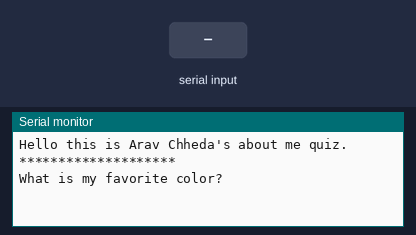
Recording of a sketch running on a simulated Arduino Uno, built with avr-gcc and run on an emulated ATmega328P. Shown: the last lines printed to the serial monitor. The inputs (shaded band) are chosen by the test bench.

Above: at 1.2 s.
1.3 s: "1" received over Serial
At 2.3 s:
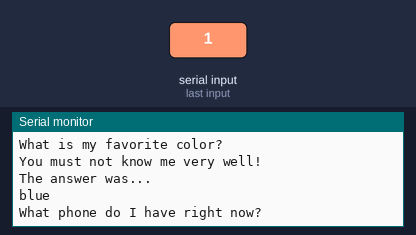
2.9 s: "0" received over Serial
At 3.6 s:
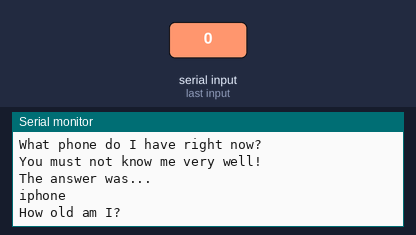
4.5 s: "2" received over Serial
At 5.8 s:
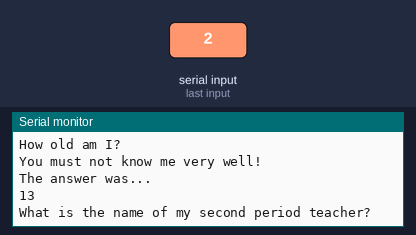
6.1 s: "1" received over Serial
At 7.0 s:
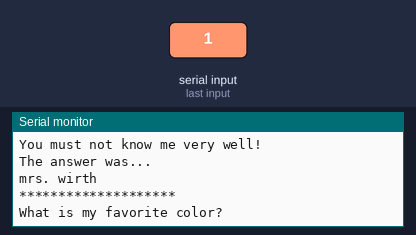

Measured:
- after the input at 1.3 s, the serial monitor: prints a new line after 0.10 s (image 1)
- after the input at 2.9 s, the serial monitor: prints a new line after 0.16 s (image 2)
- after the input at 4.5 s, the serial monitor: prints a new line after 0.16 s (image 3)
- after the input at 6.1 s, the serial monitor: prints a new line after 0.16 s (image 4)

The sketch:

AboutMeQuiz.ino
```cpp
const int testLength = 4;
String questions[testLength];
String answers[testLength];
int score;
String name;

void setup(){

  Serial.begin(9600);
  score = 0;
  //change these to your own questions and name
  name = "Arav Chheda";
  questions[0] = "What is my favorite color?";
  questions[1] = "What phone do I have right now?";
  questions[2] = "How old am I?";
  questions[3] = "What is the name of my second period teacher?";

  answers[0] = "blue";
  answers[1] = "iphone";
  answers[2] = "13";
  answers[3] = "mrs. wirth";

  Serial.println("Hello this is " + name + "'s about me quiz.");
}

void loop(){
  Serial.println("********************");
  int index = 0;
  char character;
  String userAnswer;

  //while we have questions left
  while(index < testLength){
    userAnswer = "";
    Serial.flush();
    //print question
    Serial.println(questions[index]);
    //wait for user input
    while(!Serial.available());
    //read input
    while(Serial.available()) {
      character = Serial.read();
      userAnswer.concat(character);
      delay(100);
    }
    if( userAnswer == answers[index] ){
      Serial.println("Correct!");
      score = score + 1;
      Serial.println("Your score is ");
      Serial.println(score);
    }
    else {
      Serial.println("You must not know me very well!");
      Serial.println("The answer was...");
      Serial.println(answers[index]);
    }
    index = index + 1;
  }

}
```
